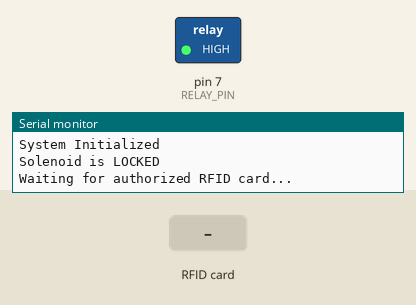
Bench run of a sketch on a simulated Arduino Uno, built with avr-gcc and run on an emulated ATmega328P. On the bench: switched loads named in the sketch (green lamp = pin HIGH), the last lines printed to the serial monitor. Inputs (shaded band) come from the test bench. Pins used as bus, display or sensor lines are not drawn.

Above: at 1.2 s.
1.3 s: RFID card 39 94 91 65 held to the reader
At 2.3 s:
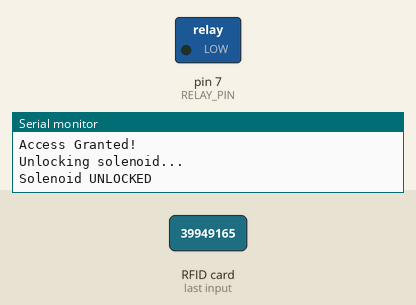
2.8 s: RFID card 39 81 91 65 held to the reader
5.8 s: RFID card 23 AB 90 E4 held to the reader
Timing chart, 0 to 12.0 s (numbered marks = the images above; inputs shaded):
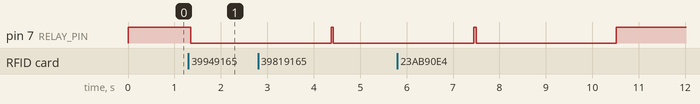

Measured:
- after the input at 1.3 s, pin 7 (RELAY_PIN): HIGH → LOW after 0.05 s

The sketch:

arduinorfid.ino
```cpp
#include <SPI.h>
#include <MFRC522.h>

// Define RFID pins (as per Arduino)
#define RST_PIN 9   // Reset pin for RC522
#define SS_PIN 10   // Slave Select pin for RC522

// Define the relay control pin
#define RELAY_PIN 7 // Pin connected to relay module IN pin

// Define relay states
#define SOLENOID_UNLOCK LOW  // LOW to unlock solenoid (active LOW relay)
#define SOLENOID_LOCK HIGH   // HIGH to lock solenoid

// Create an MFRC522 instance
MFRC522 rfid(SS_PIN, RST_PIN);

// List of authorized UIDs
byte authorizedUIDs[][4] = {
  {0x39, 0x94, 0x91, 0x65},
  {0x39, 0x81, 0x91, 0x65},
  {0x23, 0xAB, 0x90, 0xE4},
  {0xF9, 0x5D, 0x38, 0x63}
};
const int numAuthorizedUIDs = sizeof(authorizedUIDs) / sizeof(authorizedUIDs[0]);

void setup() {
  // Configure relay pin as output
  pinMode(RELAY_PIN, OUTPUT);

  // Set relay to locked state (HIGH) at startup
  digitalWrite(RELAY_PIN, SOLENOID_LOCK); // Ensure relay is initially locked

  // Initialize Serial Monitor
  Serial.begin(9600);
  Serial.println("Starting system initialization...");

  // Initialize SPI bus
  SPI.begin();

  // Initialize RFID module
  rfid.PCD_Init();

  // Check if RFID module is detected
  if (!rfid.PCD_PerformSelfTest()) {
    Serial.println("RFID module not detected! Check connections.");
    while (true); // Halt the system
  }

  Serial.println("System Initialized");
  Serial.println("Solenoid is LOCKED");
  Serial.println("Waiting for authorized RFID card...");
}

void loop() {
  // Check for new RFID cards
  if (!rfid.PICC_IsNewCardPresent()) {
    delay(50);
    return;
  }

  // Read the card serial
  if (!rfid.PICC_ReadCardSerial()) {
    Serial.println("Failed to read card. Try again.");
    delay(50);
    return;
  }

  // Print the UID of the detected card
  Serial.print("Card detected - UID: ");
  for (byte i = 0; i < rfid.uid.size; i++) {
    Serial.print(rfid.uid.uidByte[i] < 0x10 ? " 0" : " ");
    Serial.print(rfid.uid.uidByte[i], HEX);
  }
  Serial.println();

  // Check if the card is authorized
  if (isAuthorized(rfid.uid.uidByte, rfid.uid.size)) {
    Serial.println("Access Granted!");
    unlockSolenoid();
  } else {
    Serial.println("Access Denied - Invalid Card");
  }

  // Halt communication with the card
  rfid.PICC_HaltA();
  rfid.PCD_StopCrypto1();
}

// Function to check if the UID is authorized
bool isAuthorized(byte *uid, byte size) {
  for (int i = 0; i < numAuthorizedUIDs; i++) {
    bool match = true;
    for (int j = 0; j < size; j++) {
      if (authorizedUIDs[i][j] != uid[j]) {
        match = false;
        break;
      }
    }
    if (match) return true;
  }
  return false;
}

// Function to unlock the solenoid
void unlockSolenoid() {
  Serial.println("Unlocking solenoid...");
  digitalWrite(RELAY_PIN, SOLENOID_UNLOCK); // Set LOW to unlock solenoid
  Serial.println("Solenoid UNLOCKED");

  delay(3000); // Keep solenoid unlocked for 3 seconds

  Serial.println("Relocking solenoid...");
  digitalWrite(RELAY_PIN, SOLENOID_LOCK); // Set HIGH to lock solenoid
  Serial.println("Solenoid LOCKED");
}
```
